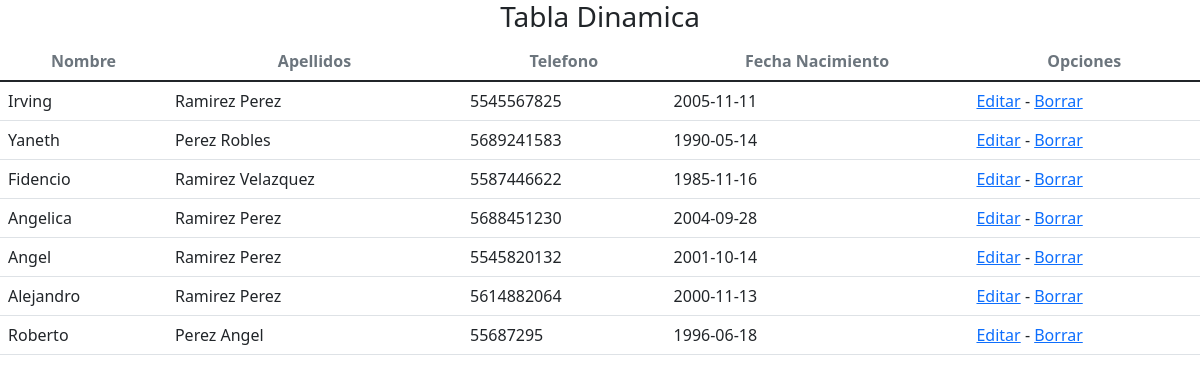
Screenshot of /datos.php with the database file from the repository.
### tables this page shows
CREATE TABLE `usuarios` (
  `Id_Usuarios` int(11) NOT NULL,
  `Nombre` varchar(25) NOT NULL,
  `Apellidos` varchar(55) NOT NULL,
  `Telefono` varchar(15) NOT NULL,
  `FechaNac` date NOT NULL,
  `Id_Pedido` int(11) NOT NULL,
  `Usuario` varchar(55) NOT NULL,
  `Password` varchar(55) NOT NULL
);

### datos.php (the view, shortened to what this page needs)
<?php
include 'includes/conecta.php';
$consulta="SELECT * FROM Usuarios";
$guardar = $conecta->query($consulta);
?>
<DOCTYPE html>
    <html lang="es">
    <head>
      <link rel="stylesheet" type="text/css" href="css/bootstrap.min.css">
    </head>
      <body>
       <h3 class="text-center">Tabla Dinamica</h3>
     <div class="table-responsive table-hover" id="tabla">
      <table class="table">
       <thead class="text-muted">
      <th class="text-center">Nombre</th>
      <th class="text-center">Apellidos</th>
      <th class="text-center">Telefono</th>
      <th class="text-center">Fecha Nacimiento</th>
      <th class="text-center">Opciones</th>
       </thead>
       <tbody>
        <?php while($row = $guardar->fetch_assoc()){ ?>
          <tr>
            <td><?php echo $row['Nombre']; ?></td>
            <td><?php echo $row['Apellidos']; ?></td>
            <td><?php echo $row['Telefono']; ?></td>
            <td><?php echo $row['FechaNac']; ?></td>
            <td><a href="#">Editar</a> -  <a href="#">Borrar</a></td>
           </tr>
         <?php } ?>
      </tbody>
       </table>
      </body>
    </html>

### rows the page displays
usuarios: Nombre "Irving", Apellidos "Ramirez Perez", Telefono "5545567825", FechaNac "2005-11-11"
usuarios: Nombre "Yaneth", Apellidos "Perez Robles", Telefono "5689241583", FechaNac "1990-05-14"
usuarios: Nombre "Fidencio", Apellidos "Ramirez Velazquez", Telefono "5587446622", FechaNac "1985-11-16"
usuarios: Nombre "Angelica", Apellidos "Ramirez Perez", Telefono "5688451230", FechaNac "2004-09-28"
usuarios: Nombre "Angel", Apellidos "Ramirez Perez", Telefono "5545820132", FechaNac "2001-10-14"
usuarios: Nombre "Alejandro", Apellidos "Ramirez Perez", Telefono "5614882064", FechaNac "2000-11-13"
usuarios: Nombre "Roberto", Apellidos "Perez Angel", Telefono "55687295", FechaNac "1996-06-18"
